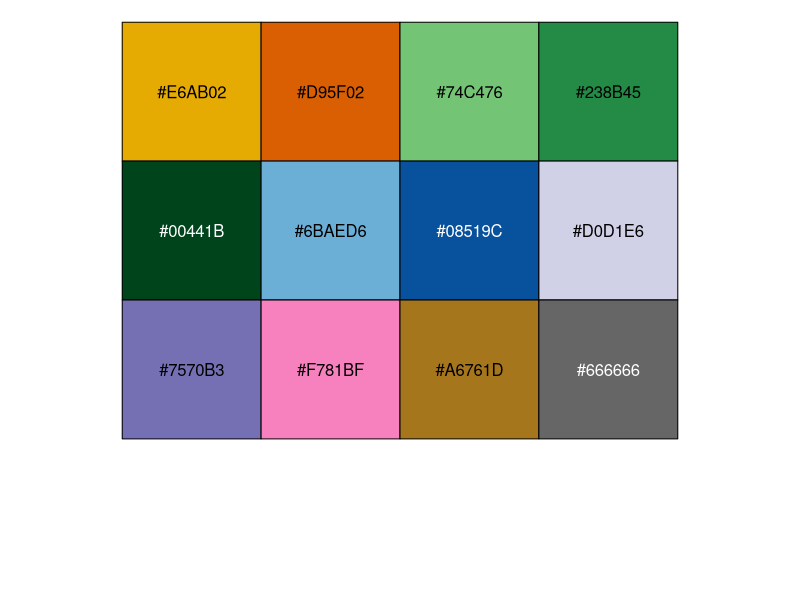
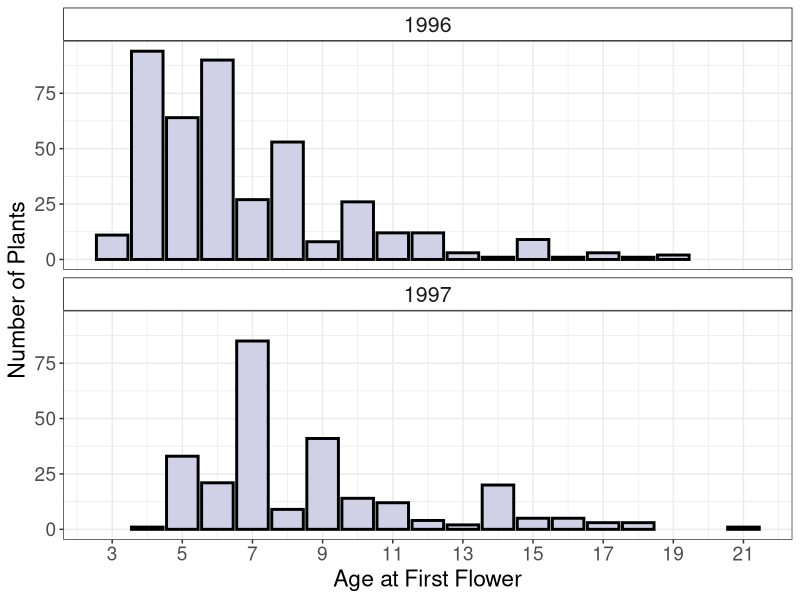
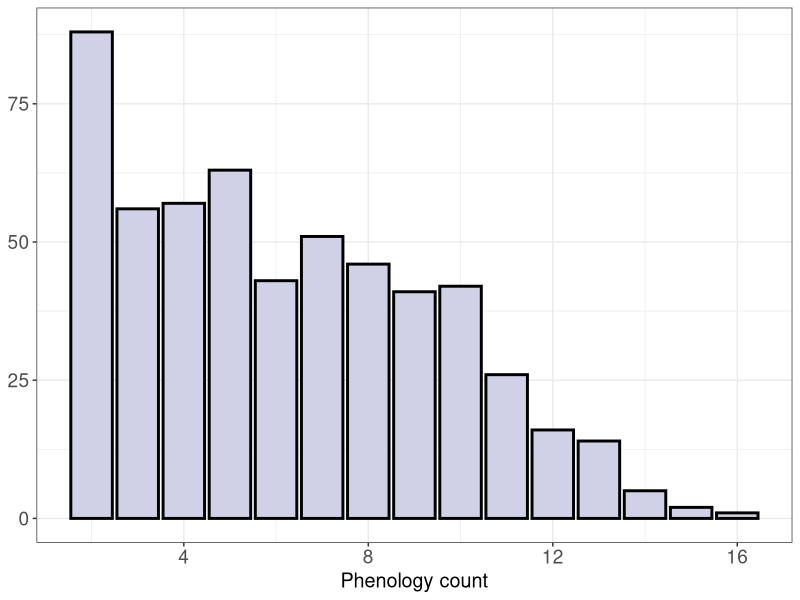
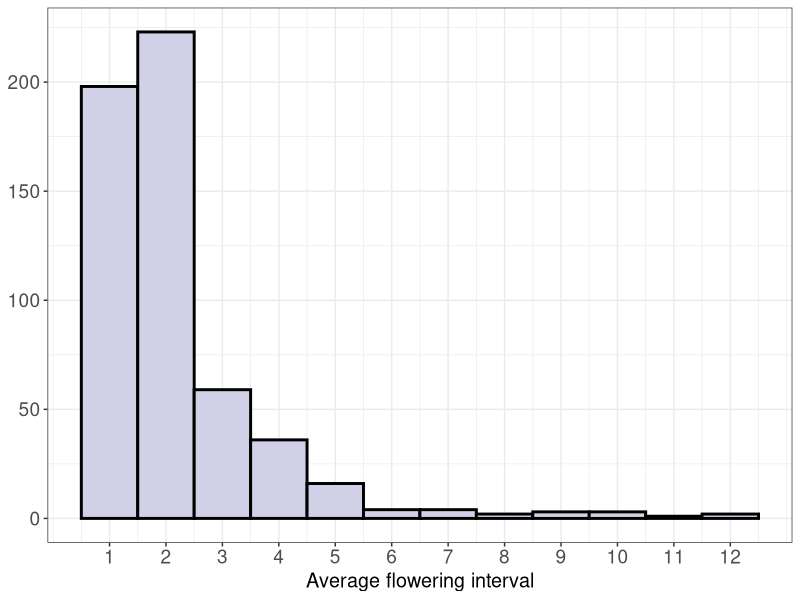
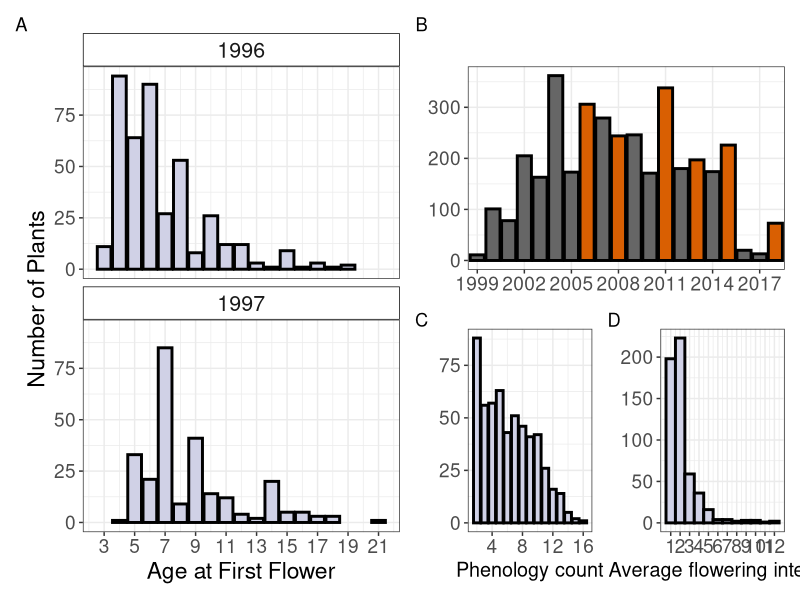

The R script that drew these images, in order: (Note: this script raises an error after producing the figures.)
# Separate script to make some of figures for the manuscript #
# If figures aren't located in this script then the header will tell you what document to find them in
# All figures are saved in echPhenology/figs 

library(tidyverse)
library(patchwork)
library(RColorBrewer)
data("phen_dataset")                                     # phenology data
census_dat <- read_csv("data-raw/cg1CoreData.csv") %>%   # getting census data 
  # filter for columns with just flowering info
  select(cgPlaId, yrPlanted, starts_with("fl")) %>%
  # filter for plants in 1996 and 1997 cohort
  filter(yrPlanted == 1996 | yrPlanted == 1997) %>%
  # go from wide to long
  pivot_longer(cols = starts_with("fl"), names_to = "fl_year") %>%
  filter(value != 0)  %>%
  # get rid of the "fl" in front of all year values, make numeric
  mutate(fl_year = as.numeric(unlist(str_extract_all(fl_year, "(?<=fl)\\d{4}"))))

# General graphics parameters
theme_set(theme_bw())
my_cols <-c("#E6AB02", "#D95F02", "#74C476","#238B45", "#00441B", 
            "#6BAED6", "#08519C", "#D0D1E6", "#7570B3", "#F781BF",
            "#A6761D","#666666")
scales::show_col(my_cols) # To see colors 

# ---- Figure 1. Census data summary, 4 graphs in one -----
#      i. Age when plants first begin flowering
#      ii. Number of plants flowering in each year  
#      iii. Number of times plants flowered within the study period
#      iv. Interval between flowering periods

# i. Age
firstYrs <- census_dat %>%
  group_by(cgPlaId) %>%
  mutate(firstYr = min(fl_year)) %>%
  ungroup() %>%
  distinct(cgPlaId, yrPlanted, firstYr) %>%
  mutate(ageAtFl = firstYr - yrPlanted)

# average 

firstYrs %>%
  group_by(yrPlanted) %>%
  summarize(avgAge = mean(ageAtFl),
            minAge = min(ageAtFl),
            maxAge = max(ageAtFl),
            medAge = median(ageAtFl))

p1 <- firstYrs %>%
  ggplot(aes(ageAtFl))+
  geom_histogram(stat = "count", color = "black", size = 1, fill = my_cols[8]) +
  labs(x = "Age at First Flower", y = "Number of Plants")+
  scale_x_continuous(breaks = c(3, 5, 7, 9, 11, 13, 15, 17, 19, 21)) +
  facet_wrap(~yrPlanted, ncol = 1)+
  theme(axis.text        = element_text(size = rel(1.25)),
        strip.background = element_rect(color = "black", fill = "white"),
        strip.text       = element_text(size = rel(1.4)),
        axis.title       = element_text(size = rel(1.5)))
p1

# ii. Num of plants histogram
burn_years <- c(2006, 2008, 2011, 2013, 2015, 2018)

p2 <- census_dat %>%
  mutate(fl_year = as.factor(fl_year),
         burn = if_else(fl_year %in% burn_years, "burned", "not_burned")) %>%
  ggplot(aes(fl_year))+
  geom_histogram(aes(fill = burn), stat = "count", color = "black", size = 1)+
  scale_fill_manual(values = c(my_cols[2], my_cols[12]))+
  scale_x_discrete(breaks = c("1999", "2002", "2005", "2008", "2011", "2014",
                              "2017"))+
  guides(fill = FALSE)+
  labs(y = NULL,
       x = NULL)+
  theme(axis.text = element_text(size = rel(1.25)))

# iii. Phen Count histogram

census_phenCt <- census_dat %>%
  group_by(cgPlaId)%>%
  summarize(phenCt = sum(value)) %>%
  filter(phenCt != 1)
# Woah cgPlaID 372 has flowered 16 times from 1996 to 2018

census_phenCt %>%
  summarize(meanPC = mean(phenCt),
            maxPC  = max(phenCt),
            medPC  = median(phenCt))

p3 <- census_phenCt %>%
  ggplot()+
  geom_bar(aes(phenCt), size = 1, fill = my_cols[8], color = "black")+
  labs(x = "Phenology count",
       y = NULL)+
  theme(axis.text    = element_text(size = rel(1.25)),
        axis.title.x = element_text(size = rel(1.3)))
p3
#ggsave("phenCt_hist.png", plot = plot_pc) 

# iv. interval histogram 

fl_intv <- census_dat %>%
  select(cgPlaId, fl_year) %>%
  group_by(cgPlaId) %>%
  mutate(intv = fl_year - lag(fl_year, default = fl_year[1]))
fl_intv_sum <- fl_intv %>%
  select(-fl_year) %>%
  filter(intv != 0) %>%
  summarize(avg_intv = mean(intv),
            phenCt   = n() + 1) # No. of times a plant flowerd, adding one bc I took out a year when filtering for non-zero values
fl_intv_sum %>%
  summarize(mean_tot = mean(avg_intv),
            med_tot  = median(avg_intv),
            max_tot  = max(avg_intv),
            min_tot  = min(avg_intv))  
p4 <- fl_intv_sum %>%
  ggplot(aes(avg_intv))+
  geom_histogram(binwidth = 1, fill = my_cols[8], color = "black", size = 1) +
  #geom_vline(xintercept = 2.27, size = 1.5, lty = 2)+
  labs(x = "Average flowering interval",
       y = NULL)+
  scale_x_continuous(breaks = c(1:12))+
  theme(axis.text  = element_text(size = rel(1.25)),
        axis.title = element_text(size = rel(1.3)))
p4

# **** putting all the plots together ****

p1 + p2 / (p3 + p4)  + plot_annotation(tag_levels = 'A')

# ---- Figure 2. Phenology data summary, 2 graphs in one  ----
      # i. Timing of flowering phenology by year
      # ii. Duration of flowering phenology by year

# i. Timing 

burn_years <- c(2006, 2008, 2011, 2013, 2015)

phen_all <- phen_19967 %>%
  mutate(burn = if_else(year %in% burn_years, "burned", "not_burned")) %>%
  group_by(year) %>%
  mutate(medianFFD = median(startNum))

b1 <- phen_all %>%
  #hmmm I'm not sure this is the best way to to this....
  ggplot(aes(year, as.Date(startNum, origin = "2018-01-01")))+
  geom_count(aes(color = burn), alpha = 0.5)+
  geom_errorbar(aes(ymin = as.Date(medianFFD, origin = "2018-01-01"), 
                    ymax = as.Date(medianFFD, origin = "2018-01-01")),
                width = 0.5, size = 1.5)+
  labs(y = "First flowering \nday",
       x = NULL, 
       size = "Count")+
  guides(color = FALSE)+
  scale_size_area()+
  scale_color_manual(values = c(my_cols[2], my_cols[12]))+
  #scale_size_area(max_size = 8)+
  theme(axis.text.x = element_blank(),
        axis.title  = element_text(size = rel(1.2)),
        legend.background = element_rect(color = "black"))
b1

# ii. Duration

b2 <- phen_all %>%
  group_by(year) %>%
  mutate(medianDur = median(dur))%>%
  ggplot(aes(year, dur))+
  geom_count(aes(color = burn), alpha = 0.5)+
  geom_errorbar(aes(ymin = medianDur, 
                    ymax = medianDur),
                width = 0.5, size = 1.5)+
  labs(x = NULL, 
       y = "Flowering duration \n(days)",
       size = "Count")+
  guides(color = FALSE)+
  scale_size_area()+
  scale_color_manual(values = c(my_cols[2], my_cols[12]))+
  theme(axis.text.x = element_text(size = rel(1.1)),
        axis.title.y = element_text(size = rel(1.2)),
        legend.background = element_rect(color = "black"))

# **** together

b1/b2 + plot_annotation(tag_levels = 'A')

# ---- Figure 3. Correlation analysis ----

# This figure can be found in the script "Lydia_correlation_analysis.R" at the bottom where is says # visualization

# ---- Figure S1. CG1 ----

# this figure is generated in "Lydia_summary_data.R" under the tab "Plot of Common Garden Experiment"

# ---- Figure S2. Peak flowering day ----

# Plot located in "Lydia_summary_data.R" in the section:
# "How much does "peak" flowering day vary by year" 

# ---- Figure S3. Relationship between head count and duration of flowering time ----

phen_19967 %>%
  ggplot(aes(headCt, dur))+
  geom_point(alpha = 0.2, size = 2)+
  geom_smooth(color = my_cols[9], size = 1.3, se = FALSE)+
  #geom_smooth(method = "lm", se = FALSE, color = my_cols[1], size = 1.25)+
  #geom_smooth(method = "lm", formula = y ~ x + I(x^2), se = FALSE, color = my_cols[2], size = 1.25)+
  #geom_smooth(method = "lm", formula = y ~ x + I(x^3), se = FALSE, color = my_cols[3], size = 1.25)+
  facet_wrap(~year) +
  labs(y = "Flowering duration (days)", x = "Head Count")+
  theme(strip.background = element_rect(fill = "white"),
        strip.text       = element_text(size = rel(1.25)),
        axis.title       = element_text(size = rel(1.25)),
        axis.text        = element_text(size = rel(1.2)))

